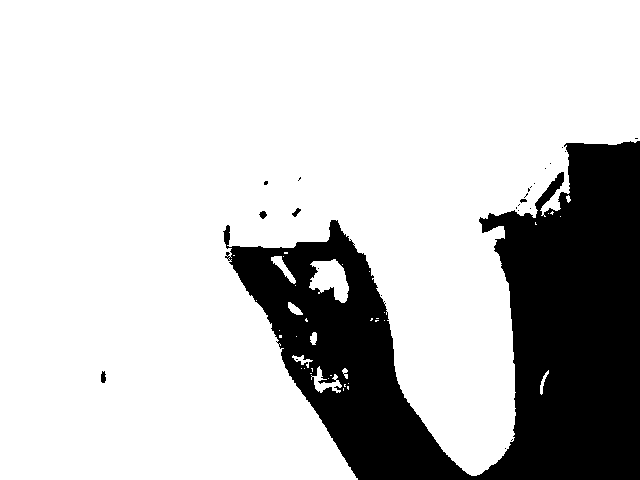
#> input picture UTS/Foto/L200180136_bw.bmp, 640 x 480 px, given in place of the camera
$ python Cameo.py
#> lines starting #> are read from the running program, lines starting #| are printed output that depends on the picture; after the words box and inside, x2 and y2 are one past the last pixel; in counts of white or black regions, pixels touching at a corner belong together
import cv2
import numpy as np

cap = cv2.VideoCapture(0)

while(cap.isOpened):
    _,frame = cap.read()
#> frame is the input picture: shape (480, 640, 3); 78.3% white; 25 black regions (20 under 20 px), largest, box (x1, y1, x2, y2) and area: (223, 141, 640, 480) 66351, (101, 371, 106, 383) 48, (259, 211, 267, 219) 42, (292, 208, 301, 217) 39, (520, 199, 527, 203) 20

    gray = cv2.cvtColor(frame, cv2.COLOR_RGB2GRAY)
    blur = cv2.GaussianBlur(gray, (7, 7), 1.45)
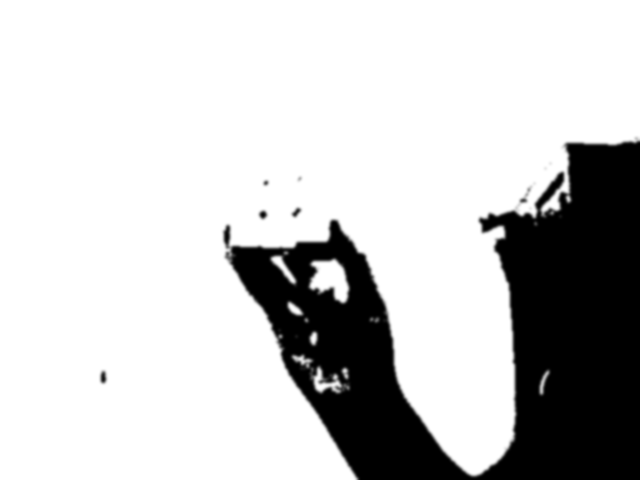
#> blur: shape (480, 640); min 0, max 255, mean 199.8
    canny = cv2.Canny(blur, 50, 75)
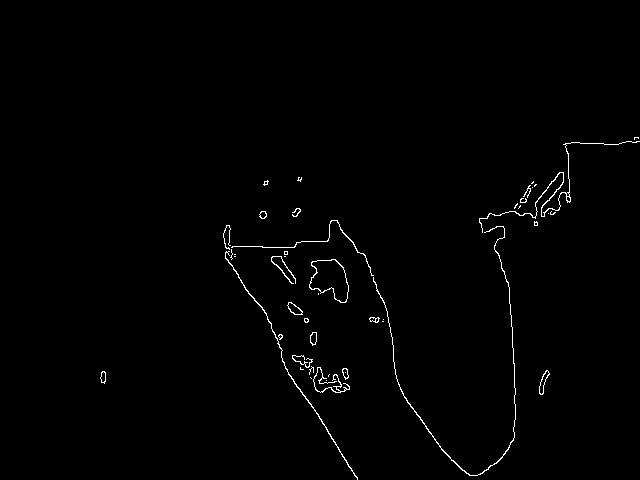
#> canny: shape (480, 640); 0.88% white in thin lines or dots, all inside (x1, y1, x2, y2) = (100, 137, 640, 480)

    _,thresh = cv2.threshold(canny,255,255,255)
    contours, hierarchy = cv2.findContours(thresh,cv2.RETR_TREE,cv2.CHAIN_APPROX_SIMPLE)
#> contours = []

    color = cv2.cvtColor(canny, cv2.COLOR_GRAY2RGB)
    con1 = cv2.drawContours(color, contours, 40, (200, 0, 0), 1)
    con2 = cv2.drawContours(color, contours, 30, (0, 200, 0), 1)
    con3 = cv2.drawContours(color, contours, 20, (0, 0, 200), 1)
    con = con1 + con2 + con3

    cv2.imshow("frame",frame)
    cv2.imshow("draw Contours", con)

    key = cv2.waitKey (1)
#> (key Esc is pressed here)
    if key == 27:
        break

cap.release()
cv2.destroyAllWindows()
